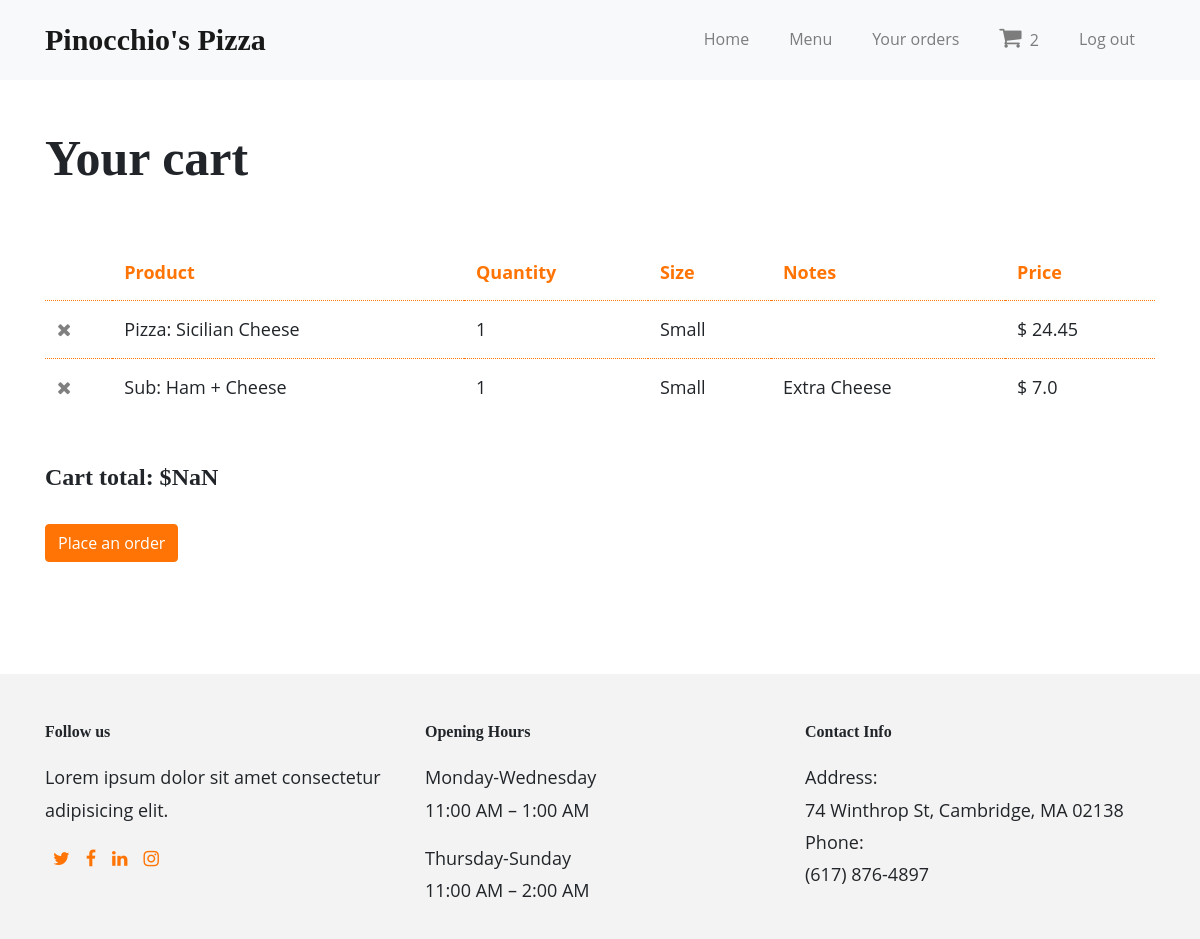
Page /cart (signed in) on the earlier database version.
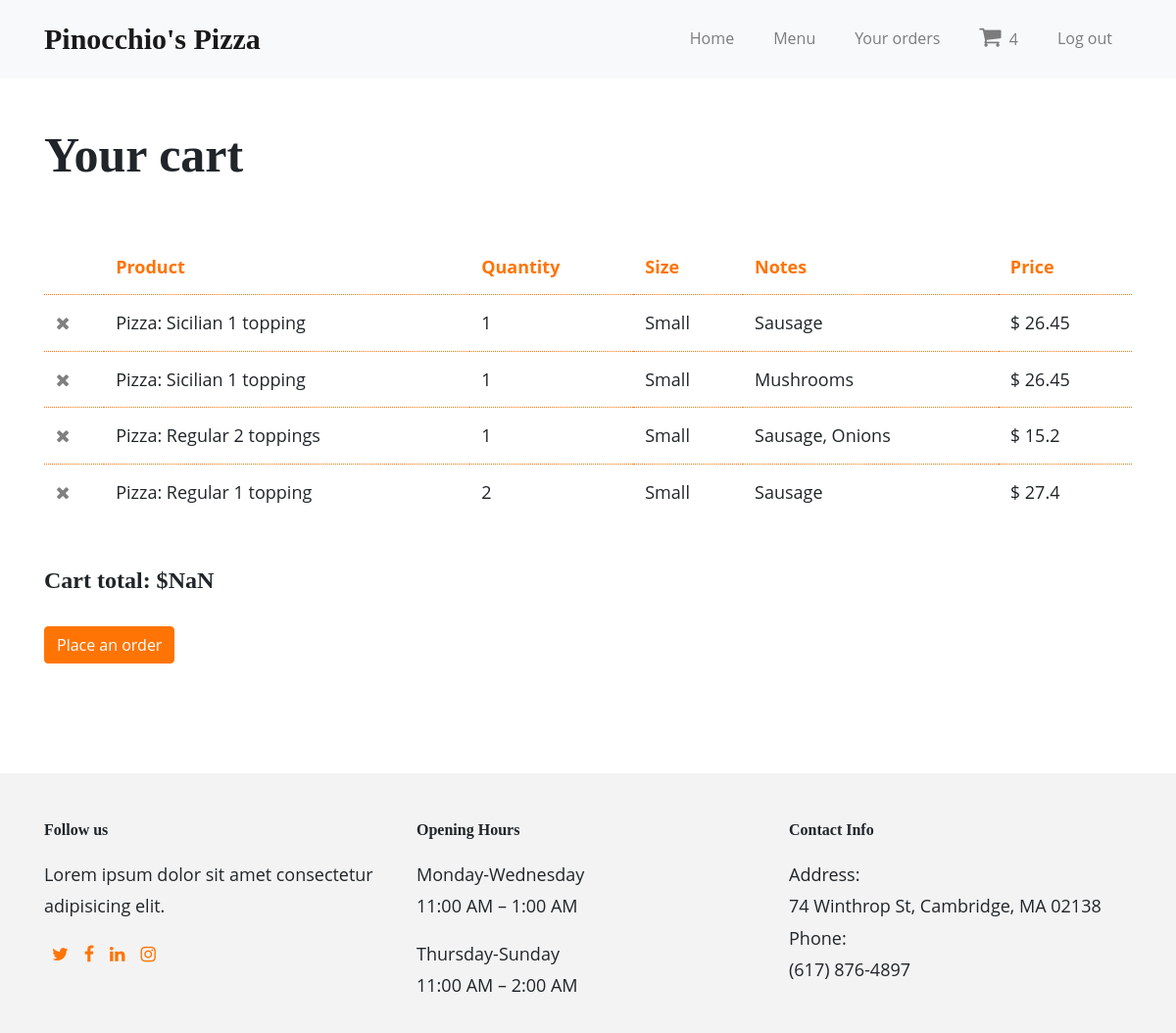
Same page on the later database version.
### orders/models.py (models this page shows, shortened)
class Item(models.Model):
    item = models.CharField(max_length=64, null=False)
    size_choices = [
        ("", "Please choose size"),
        ('S', 'Small'),
        ('L', 'Large'),
    ]
    size = models.CharField(choices=size_choices, max_length=1, blank=True, default='S')
    quantity_choices = [(i, i) for i in range (1, 11)]
    quantity = models.IntegerField(choices=quantity_choices, default=1)
    topping = models.ManyToManyField(Toppings, blank=True)
    def display_topping(self):
        return ', '.join(topping.topping for topping in self.topping.all()[:5])
    display_topping.short_description = 'Topping'
    subx = models.ManyToManyField(SubsType, blank=True,
        limit_choices_to=Q(subs_extra=True) | Q(steak_subs_extra=True))
    def display_subx(self):
        return ', '.join(subx.name for subx in self.subx.all()[:4])
    display_subx.short_description = 'Sub Extra'
    price = models.FloatField()
    status_choices = [
        ('p', 'Pending'),
        ('s', 'Submitted'),
        ('pr', 'Processing'),
        ('c', 'Completed'),
    ]
    status = models.CharField(choices=status_choices, max_length=2, blank=True, default='p')
    order_id = models.ForeignKey(Order, on_delete=models.SET_NULL, null=True, blank=True)
    created_by = models.ForeignKey(User, on_delete=models.SET_NULL, null=True, blank=True)

class SubsType(models.Model):
    name = models.CharField(max_length=64)
    subs_extra = models.BooleanField(default=False) # Extra toppings for subs
    steak_subs_extra = models.BooleanField(default=False) # limited to Steak subs

class Toppings(models.Model):
    topping = models.CharField(max_length=64)

### orders/views.py (the view)
# urls.py: path('cart', views.ItemListView.as_view(), name="cart"),
class ItemListView(LoginRequiredMixin, generic.ListView):
    model = Item
    template_name ='cart.html'
    def get_queryset(self):
        return Item.objects.filter(created_by=self.request.user).filter(status__exact='p').order_by('id')
    def get_context_data(self, **kwargs):
        cart_num = len(Item.objects.filter(created_by=self.request.user).filter(status__exact='p'))
        context = super(ItemListView, self).get_context_data(**kwargs)
        context['cart_num'] = cart_num
        items = Item.objects.filter(created_by=self.request.user).filter(status__exact='p').order_by('id')
        if len(items) > 0:
            context['order_id'] = items.values_list('order_id', flat=True)[0]
        return context

### orders/templates/cart.html (shortened to what this page needs)
{% extends "base_generic.html" %}
{% block main %}
<div class="container">
    <div class="row mx-0">
        <div class="my-5 cart-heading">
            <h2>Your cart</h2>
        </div>
    </div>
    <div class="row mx-0 mb-5">
    {% if item_list %}
        <table class="table mb-5">
            <thead>
                <tr>
                    <th scope="col"></th>
                    <th scope="col">Product</th>
                    <th scope="col">Quantity</th>
                    <th scope="col">Size</th>
                    <th scope="col">Notes</th>
                    <th scope="col">Price</th>
                </tr>
            </thead>
            <tbody>
                {% for item in item_list %}
                <tr>
                    <td>
                        <a href="#" class="remove" id="{{ item.id }}">
                            <i class="fa fa-times" style="color: grey"></i>
                        </a>
                    </td>
                    <td>{{ item.item }}</td>
                    <td>{{ item.quantity }}</td>
                    {% if item.get_size_display == 'Please choose size' %}
                    <td></td>
                    {% else %}
                    <td>{{ item.get_size_display }}</td>
                    {% endif %}
                    {% if item.display_topping %}
                    <td>{{ item.display_topping }}</td>
                    {% elif item.display_subx %}
                    <td>{{ item.display_subx}}</td>
                    {% else %}
                    <td></td>
                    {% endif %}
                    <td>$ <span class="item-price">{{ item.price }}</span></td>
                </tr>
                {% endfor %}
            </tbody>
        </table>
        <div class="heading-wrap">
            <h4>
                Cart total: $<span id="total-price"></span>
            </h4>
            <div class="mt-3 bd-highlight">
                <form id="place_order_form" action="{% url 'new_order' %}" method="post">
                    <button id="place_order_button" class="btn btn-primary my-3" type="submit">Place an order</button>
                </form>
            </div>
        </div>
        {% endif %}
    </div>
</div>
{% endblock %}

### orders/templates/base_generic.html (shortened to what this page needs)
<!DOCTYPE html>
<html>
    <head>
        <link rel="stylesheet" href="https://stackpath.bootstrapcdn.com/bootstrap/4.3.1/css/bootstrap.min.css"
>
        {% load static %}
        <link rel="stylesheet" href="{% static 'orders/style.css' %}">
        <link href="//maxcdn.bootstrapcdn.com/font-awesome/4.7.0/css/font-awesome.min.css" rel="stylesheet">
        <link
        rel="stylesheet"
        href="https://cdn.rawgit.com/afeld/bootstrap-toc/v1.0.1/dist/bootstrap-toc.min.css"
        />
    </head>
    <body data-spy="scroll" data-target="#toc">
        <nav class="navbar navbar-expand-lg navbar-light bg-light screen-only">
            <div class="container">
                <a class="navbar-brand" href="{% url 'index' %}">Pinocchio's Pizza</a>
                <div class="collapse navbar-collapse" id="navbarNav">
                    <ul class="navbar-nav ml-auto">
                        <li class="nav-item">
                            <a class="nav-link" href="{% url 'index' %}">Home</a>
                        </li>
                        <li class="nav-item">
                            <a class="nav-link" href="{% url 'menu' %}">Menu</a>
                        </li>
                    {% if user.is_authenticated %}
                        <li class="nav-item">
                            <a class="nav-link" href="{% url 'orders' %}">Your orders</a>
                        </li>
                        <li class="nav-item">
                            <a class="nav-link" href="{% url 'cart' %}">
                                <i class="fa fa-shopping-cart" style="font-size: 1.5em;"></i>
                                <span class="ml-1 cart-num">{{ cart_num }}</span>
                            </a>
                        </li>
                        <li class="nav-item">
                            <a class="nav-link" href="{% url 'logout' %}">Log out</a>
                        </li>
                    {% endif %}
                    </ul>
                </div>
            </div>
        </nav>
        <main>
                {% block main %}{% endblock %}
        </main>
        <footer class="mt-5 site-footer">
            <div class="container">
                <div class="row">
                    <div class="col-md-4 mt-5 mb-3">
                        <h3>Follow us</h3>
                        <p>Lorem ipsum dolor sit amet consectetur adipisicing elit.</p>
                        <ul class="list-unstyled footer-link d-flex footer-social">
                            <li><a href="#" class="p-2"><span class="fa fa-twitter"></span></a></li>
                            <li><a href="#" class="p-2"><span class="fa fa-facebook"></span></a></li>
                            <li><a href="#" class="p-2"><span class="fa fa-linkedin"></span></a></li>
                            <li><a href="#" class="p-2"><span class="fa fa-instagram"></span></a></li>
                        </ul>
                    </div>
                    <div class="col-md-4 mt-5 mb-3">
                        <h3>Opening Hours</h3>
                        <p><strong class="d-block font-weight-normal text-black">Monday-Wednesday</strong>11:00 AM – 1:00 AM</p>
                        <p><strong class="d-block font-weight-normal text-black">Thursday-Sunday</strong>11:00 AM – 2:00 AM</p>
                    </div>
                    <div class="col-md-4 mt-5 mb-3">
                        <h3>Contact Info</h3>
                        <ul class="list-unstyled footer-link">
                            <li class="d-block">
                                <span class="d-block text-black">Address:</span>
                                <span>74 Winthrop St, Cambridge, MA 02138</span></li>
                            <li class="d-block">
                                <span class="d-block text-black">Phone:</span>
                                <span>(617) 876-4897</span>
                            </li>
                        </ul>
                    </div>
                </div>
            </div>
        </footer>
    </body>
</html>

### orders/static/orders/style.css (style rules this page uses)
body { font-family: "Open Sans", Arial, sans-serif; font-size: 18px; font-weight: 400; line-height: 1.8; display: flex; min-height: 100vh; flex-direction: column; }
main { flex: 1; }
h1, h2, h3, h4, h5, .slide-text { font-family: 'DM Serif Display', serif; font-weight: 800; }
p { margin-top: 0; margin-bottom: 1rem; }
.site-footer { background: rgb(243, 243, 243); }
.site-footer h3 { font-size: 16px; margin-bottom: 20px; font-weight: 700; }
.footer-link a { color: #ff7404; }
.btn-primary { color: white; border-color: #ff7404; background-color: #ff7404; }
a { color: #999; }
.navbar-brand { font-family: 'DM Serif Display', serif; font-weight: 900; font-size: 30px; }
.navbar-nav>.nav-item>.nav-link { font-size: 16px; padding-left: 20px; padding-right: 20px; font-weight: 400; }
.table thead th { color: #ff7404; border-bottom: none; border-top: none; }
.table td { border-top: 1px dotted #ff7404; }
.cart-heading h2, .orders-heading h2, .single-order-heading h2 { font-size: 50px; }

Differences in the rows shown:
no longer on this page (row edited): Item: item "Pizza: Sicilian Cheese", quantity "1", size "Small", price "24.45"
removed Item: item "Sub: Ham + Cheese", quantity "1", size "Small", display_subx "Extra Cheese", price "7.0"
added Item: item "Pizza: Sicilian 1 topping", quantity "1", size "Small", display_topping "Sausage", price "26.45"
added Item: item "Pizza: Sicilian 1 topping", quantity "1", size "Small", display_topping "Mushrooms", price "26.45"
added Item: item "Pizza: Regular 2 toppings", quantity "1", size "Small", display_topping "Sausage, Onions", price "15.2"
added Item: item "Pizza: Regular 1 topping", quantity "2", size "Small", display_topping "Sausage", price "27.4"
Other differences:
{{ cart_num }}: "2" → "4"
